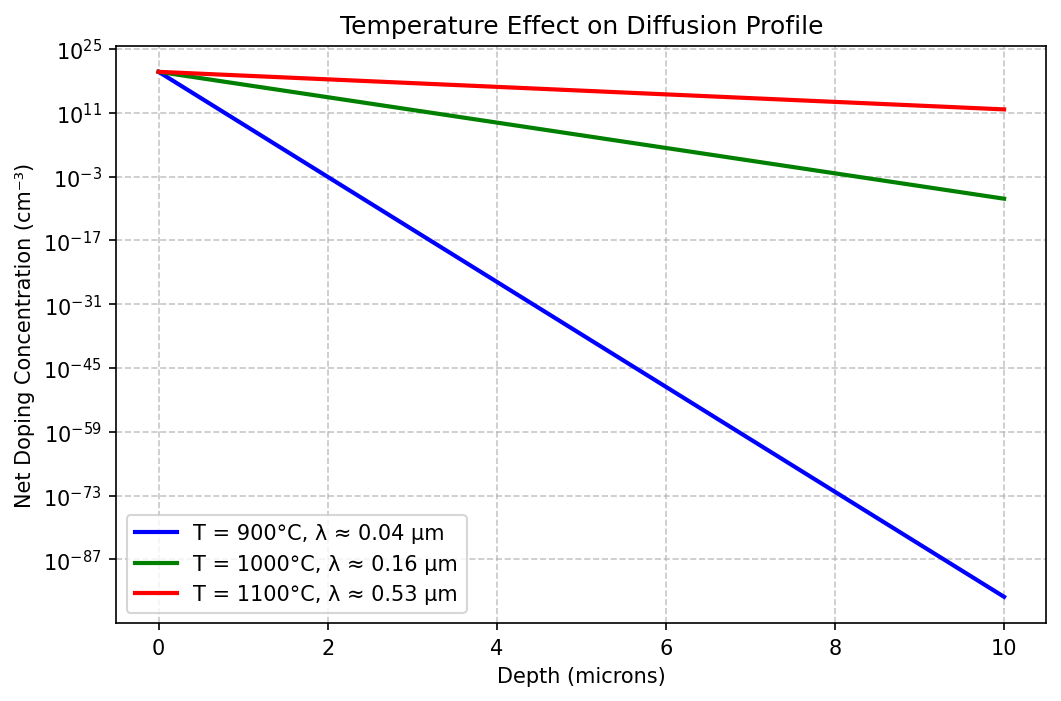

Write the Python code that produced this figure.
import devsim
import numpy as np
import matplotlib
matplotlib.use('Agg')
import matplotlib.pyplot as plt

# --- 1. Define Parameters for Different Temperatures ---
# Temperatures in Kelvin
temperatures_K = [1173, 1273, 1373]  # 900°C, 1000°C, 1100°C
labels = ['T = 900°C', 'T = 1000°C', 'T = 1100°C']
colors = ['blue', 'green', 'red']

# Material constants for Phosphorus diffusion in Silicon
D0 = 10.5  # cm²/s
Ea = 3.66  # eV
k = 8.617e-5  # eV/K
t_diffusion = 1800  # Diffusion time in seconds (30 minutes)

plt.figure(figsize=(8,5))

for T, label, color in zip(temperatures_K, labels, colors):
    # Calculate D and λ
    D = D0 * np.exp(-Ea / (k * T))
    λ = np.sqrt(4 * D * t_diffusion) * 1e4  # Convert from cm to µm
    
    # Create a unique mesh and device name
    mesh_name = f"temp_mesh_{T}"
    device_name = f"temp_device_{T}"
    
    # Create the 1D mesh (same as before)
    devsim.create_1d_mesh(mesh=mesh_name)
    x_start, x_end = 0.0, 1e-3
    spacing = 1e-5
    devsim.add_1d_mesh_line(mesh=mesh_name, pos=x_start, ps=spacing, tag="surface")
    devsim.add_1d_mesh_line(mesh=mesh_name, pos=x_end, ps=spacing, tag="bottom")
    devsim.add_1d_contact(mesh=mesh_name, name="surface", tag="surface", material="metal")
    devsim.add_1d_contact(mesh=mesh_name, name="bottom", tag="bottom", material="metal")
    devsim.add_1d_region(mesh=mesh_name, material="Si", region="silicon", tag1="surface", tag2="bottom")
    devsim.finalize_mesh(mesh=mesh_name)
    devsim.create_device(mesh=mesh_name, device=device_name)
    
    # Define doping profile with the calculated λ
    devsim.node_model(device=device_name, region="silicon", name="NetDoping",
                      equation=f"1e20 * exp(-x / {λ*1e-4:.2e})")
    
    # Get data and plot
    x_cm = devsim.get_node_model_values(device=device_name, region="silicon", name="x")
    doping = devsim.get_node_model_values(device=device_name, region="silicon", name="NetDoping")
    x_um = np.array(x_cm) * 1e4
    doping_arr = np.array(doping)
    plt.semilogy(x_um, doping_arr, color=color, linewidth=2, label=f'{label}, λ ≈ {λ:.2f} µm')
    
    # Clean up
    devsim.delete_device(device=device_name)
    devsim.delete_mesh(mesh=mesh_name)

plt.xlabel("Depth (microns)")
plt.ylabel("Net Doping Concentration (cm⁻³)")
plt.title("Temperature Effect on Diffusion Profile")
plt.grid(True, which='both', linestyle='--', alpha=0.7)
plt.legend()
plt.savefig("temperature_dependence.png", dpi=150, bbox_inches='tight')
print("Temperature dependence plot saved as temperature_dependence.png")
